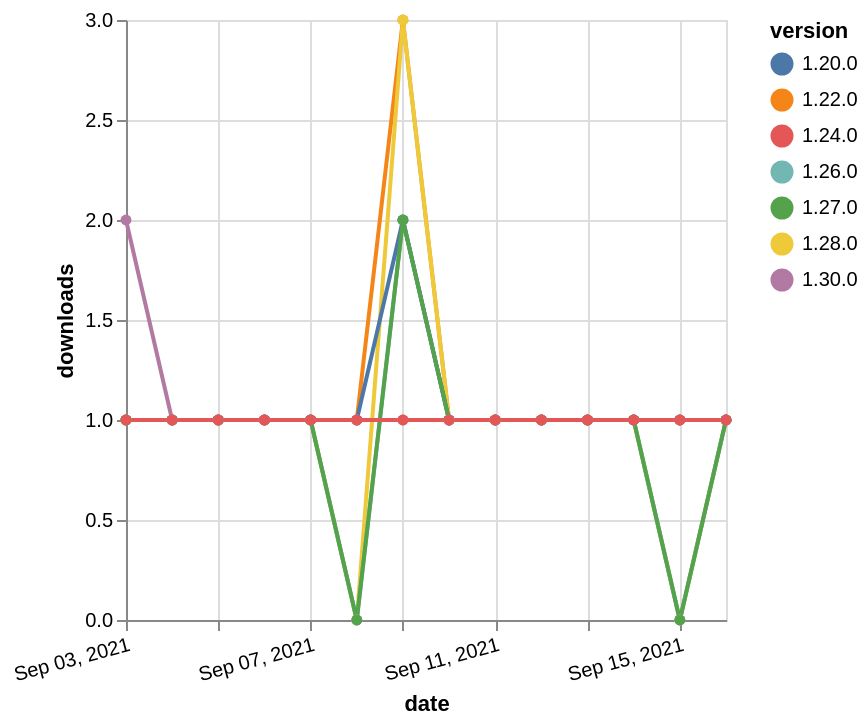

Write a Vega-Lite specification for this figure.
### Vega-Lite specification from a JSON file in a GitHub repository (floating-point values rounded to 4 significant figures)
{"$schema": "https://vega.github.io/schema/vega-lite/v5.json", "description": "A simple bar chart with embedded data.", "data": {"values": [{"date": "2021-09-03", "total": 277, "delta": 1, "version": "1.22.0"}, {"date": "2021-09-04", "total": 278, "delta": 1, "version": "1.22.0"}, {"date": "2021-09-05", "total": 279, "delta": 1, "version": "1.22.0"}, {"date": "2021-09-06", "total": 280, "delta": 1, "version": "1.22.0"}, {"date": "2021-09-07", "total": 281, "delta": 1, "version": "1.22.0"}, {"date": "2021-09-08", "total": 282, "delta": 1, "version": "1.22.0"}, {"date": "2021-09-09", "total": 285, "delta": 3, "version": "1.22.0"}, {"date": "2021-09-10", "total": 286, "delta": 1, "version": "1.22.0"}, {"date": "2021-09-11", "total": 287, "delta": 1, "version": "1.22.0"}, {"date": "2021-09-12", "total": 288, "delta": 1, "version": "1.22.0"}, {"date": "2021-09-13", "total": 289, "delta": 1, "version": "1.22.0"}, {"date": "2021-09-14", "total": 290, "delta": 1, "version": "1.22.0"}, {"date": "2021-09-15", "total": 291, "delta": 1, "version": "1.22.0"}, {"date": "2021-09-16", "total": 292, "delta": 1, "version": "1.22.0"}, {"date": "2021-09-03", "total": 167, "delta": 1, "version": "1.28.0"}, {"date": "2021-09-04", "total": 168, "delta": 1, "version": "1.28.0"}, {"date": "2021-09-05", "total": 169, "delta": 1, "version": "1.28.0"}, {"date": "2021-09-06", "total": 170, "delta": 1, "version": "1.28.0"}, {"date": "2021-09-07", "total": 171, "delta": 1, "version": "1.28.0"}, {"date": "2021-09-08", "total": 171, "delta": 0, "version": "1.28.0"}, {"date": "2021-09-09", "total": 174, "delta": 3, "version": "1.28.0"}, {"date": "2021-09-10", "total": 175, "delta": 1, "version": "1.28.0"}, {"date": "2021-09-11", "total": 176, "delta": 1, "version": "1.28.0"}, {"date": "2021-09-12", "total": 177, "delta": 1, "version": "1.28.0"}, {"date": "2021-09-13", "total": 178, "delta": 1, "version": "1.28.0"}, {"date": "2021-09-14", "total": 179, "delta": 1, "version": "1.28.0"}, {"date": "2021-09-15", "total": 179, "delta": 0, "version": "1.28.0"}, {"date": "2021-09-16", "total": 180, "delta": 1, "version": "1.28.0"}, {"date": "2021-09-03", "total": 145, "delta": 1, "version": "1.26.0"}, {"date": "2021-09-04", "total": 146, "delta": 1, "version": "1.26.0"}, {"date": "2021-09-05", "total": 147, "delta": 1, "version": "1.26.0"}, {"date": "2021-09-06", "total": 148, "delta": 1, "version": "1.26.0"}, {"date": "2021-09-07", "total": 149, "delta": 1, "version": "1.26.0"}, {"date": "2021-09-08", "total": 149, "delta": 0, "version": "1.26.0"}, {"date": "2021-09-09", "total": 151, "delta": 2, "version": "1.26.0"}, {"date": "2021-09-10", "total": 152, "delta": 1, "version": "1.26.0"}, {"date": "2021-09-11", "total": 153, "delta": 1, "version": "1.26.0"}, {"date": "2021-09-12", "total": 154, "delta": 1, "version": "1.26.0"}, {"date": "2021-09-13", "total": 155, "delta": 1, "version": "1.26.0"}, {"date": "2021-09-14", "total": 156, "delta": 1, "version": "1.26.0"}, {"date": "2021-09-15", "total": 156, "delta": 0, "version": "1.26.0"}, {"date": "2021-09-16", "total": 157, "delta": 1, "version": "1.26.0"}, {"date": "2021-09-03", "total": 209, "delta": 1, "version": "1.20.0"}, {"date": "2021-09-04", "total": 210, "delta": 1, "version": "1.20.0"}, {"date": "2021-09-05", "total": 211, "delta": 1, "version": "1.20.0"}, {"date": "2021-09-06", "total": 212, "delta": 1, "version": "1.20.0"}, {"date": "2021-09-07", "total": 213, "delta": 1, "version": "1.20.0"}, {"date": "2021-09-08", "total": 214, "delta": 1, "version": "1.20.0"}, {"date": "2021-09-09", "total": 216, "delta": 2, "version": "1.20.0"}, {"date": "2021-09-10", "total": 217, "delta": 1, "version": "1.20.0"}, {"date": "2021-09-11", "total": 218, "delta": 1, "version": "1.20.0"}, {"date": "2021-09-12", "total": 219, "delta": 1, "version": "1.20.0"}, {"date": "2021-09-13", "total": 220, "delta": 1, "version": "1.20.0"}, {"date": "2021-09-14", "total": 221, "delta": 1, "version": "1.20.0"}, {"date": "2021-09-15", "total": 222, "delta": 1, "version": "1.20.0"}, {"date": "2021-09-16", "total": 223, "delta": 1, "version": "1.20.0"}, {"date": "2021-09-03", "total": 137, "delta": 1, "version": "1.27.0"}, {"date": "2021-09-04", "total": 138, "delta": 1, "version": "1.27.0"}, {"date": "2021-09-05", "total": 139, "delta": 1, "version": "1.27.0"}, {"date": "2021-09-06", "total": 140, "delta": 1, "version": "1.27.0"}, {"date": "2021-09-07", "total": 141, "delta": 1, "version": "1.27.0"}, {"date": "2021-09-08", "total": 141, "delta": 0, "version": "1.27.0"}, {"date": "2021-09-09", "total": 143, "delta": 2, "version": "1.27.0"}, {"date": "2021-09-10", "total": 144, "delta": 1, "version": "1.27.0"}, {"date": "2021-09-11", "total": 145, "delta": 1, "version": "1.27.0"}, {"date": "2021-09-12", "total": 146, "delta": 1, "version": "1.27.0"}, {"date": "2021-09-13", "total": 147, "delta": 1, "version": "1.27.0"}, {"date": "2021-09-14", "total": 148, "delta": 1, "version": "1.27.0"}, {"date": "2021-09-15", "total": 148, "delta": 0, "version": "1.27.0"}, {"date": "2021-09-16", "total": 149, "delta": 1, "version": "1.27.0"}, {"date": "2021-09-03", "total": 116, "delta": 2, "version": "1.30.0"}, {"date": "2021-09-04", "total": 117, "delta": 1, "version": "1.30.0"}, {"date": "2021-09-05", "total": 118, "delta": 1, "version": "1.30.0"}, {"date": "2021-09-06", "total": 119, "delta": 1, "version": "1.30.0"}, {"date": "2021-09-07", "total": 120, "delta": 1, "version": "1.30.0"}, {"date": "2021-09-08", "total": 121, "delta": 1, "version": "1.30.0"}, {"date": "2021-09-09", "total": 122, "delta": 1, "version": "1.30.0"}, {"date": "2021-09-10", "total": 123, "delta": 1, "version": "1.30.0"}, {"date": "2021-09-11", "total": 124, "delta": 1, "version": "1.30.0"}, {"date": "2021-09-12", "total": 125, "delta": 1, "version": "1.30.0"}, {"date": "2021-09-13", "total": 126, "delta": 1, "version": "1.30.0"}, {"date": "2021-09-14", "total": 127, "delta": 1, "version": "1.30.0"}, {"date": "2021-09-15", "total": 128, "delta": 1, "version": "1.30.0"}, {"date": "2021-09-16", "total": 129, "delta": 1, "version": "1.30.0"}, {"date": "2021-09-03", "total": 168, "delta": 1, "version": "1.24.0"}, {"date": "2021-09-04", "total": 169, "delta": 1, "version": "1.24.0"}, {"date": "2021-09-05", "total": 170, "delta": 1, "version": "1.24.0"}, {"date": "2021-09-06", "total": 171, "delta": 1, "version": "1.24.0"}, {"date": "2021-09-07", "total": 172, "delta": 1, "version": "1.24.0"}, {"date": "2021-09-08", "total": 173, "delta": 1, "version": "1.24.0"}, {"date": "2021-09-09", "total": 174, "delta": 1, "version": "1.24.0"}, {"date": "2021-09-10", "total": 175, "delta": 1, "version": "1.24.0"}, {"date": "2021-09-11", "total": 176, "delta": 1, "version": "1.24.0"}, {"date": "2021-09-12", "total": 177, "delta": 1, "version": "1.24.0"}, {"date": "2021-09-13", "total": 178, "delta": 1, "version": "1.24.0"}, {"date": "2021-09-14", "total": 179, "delta": 1, "version": "1.24.0"}, {"date": "2021-09-15", "total": 180, "delta": 1, "version": "1.24.0"}, {"date": "2021-09-16", "total": 181, "delta": 1, "version": "1.24.0"}]}, "width": "container", "mark": {"type": "line", "point": {"filled": true}}, "encoding": {"x": {"field": "date", "type": "temporal", "timeUnit": "yearmonthdate", "title": "date", "axis": {"labelAngle": -15}}, "y": {"field": "delta", "type": "quantitative", "title": "downloads"}, "color": {"field": "version", "type": "nominal"}, "tooltip": {"field": "delta"}}}
